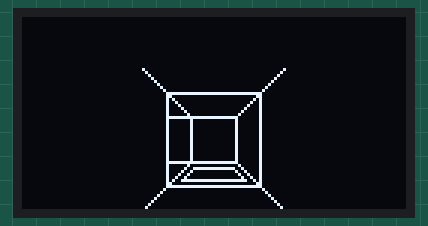
The sketch below on a simulated Arduino Uno, built with avr-gcc and run on an emulated ATmega328P. On the bench: 128×64 one-colour display.

Above: at 2.12 s.
At 2.76 s:
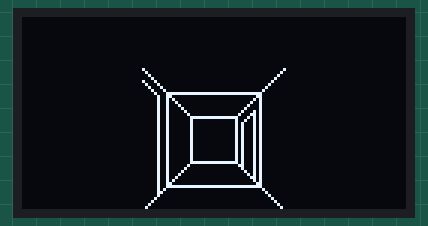
At 3.41 s:
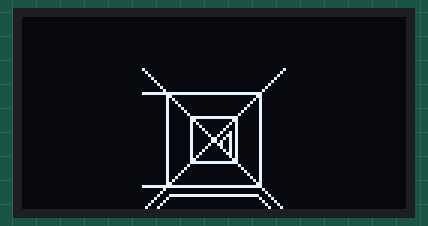

Measured:
- by itself, everything shown: repeats every 1.0 s, in 8 steps

The sketch:

display_quadros.ino
```cpp
#include <SPI.h>
#include <Wire.h>
#include <Adafruit_GFX.h>
#include <Adafruit_SSD1306.h>
#include <Fonts/FreeSerif12pt7b.h>

#define x 100

#define SCREEN_WIDTH 128 // OLED display width, in pixels
#define SCREEN_HEIGHT 64 // OLED display height, in pixels

// Declaration for an SSD1306 display connected to I2C (SDA, SCL pins)
#define OLED_RESET     -1 // Reset pin # (or -1 if sharing Arduino reset pin)
Adafruit_SSD1306 display(SCREEN_WIDTH, SCREEN_HEIGHT, &Wire, OLED_RESET);

// Cole aqui <------
// 'frame0', 48x48px
const unsigned char frameframe0 [] PROGMEM = {
	0x80, 0x00, 0x00, 0x00, 0x00, 0x01, 0x40, 0x00, 0x00, 0x00, 0x00, 0x02, 0x20, 0x00, 0x00, 0x00,
	0x00, 0x04, 0x10, 0x00, 0x00, 0x00, 0x00, 0x08, 0x08, 0x00, 0x00, 0x00, 0x00, 0x10, 0x04, 0x00,
	0x00, 0x00, 0x00, 0x20, 0x02, 0x00, 0x00, 0x00, 0x00, 0x40, 0x01, 0x00, 0x00, 0x00, 0x00, 0x80,
	0x00, 0xff, 0xff, 0xff, 0xff, 0x00, 0x00, 0xc0, 0x00, 0x00, 0x03, 0x00, 0x00, 0xa0, 0x00, 0x00,
	0x05, 0x00, 0x00, 0x90, 0x00, 0x00, 0x09, 0x00, 0x00, 0x88, 0x00, 0x00, 0x11, 0x00, 0x00, 0x84,
	0x00, 0x00, 0x21, 0x00, 0x00, 0x82, 0x00, 0x00, 0x41, 0x00, 0x00, 0x81, 0x00, 0x00, 0x81, 0x00,
	0x00, 0xff, 0xff, 0xff, 0x01, 0x00, 0x00, 0x80, 0x80, 0x01, 0x01, 0x00, 0x00, 0x80, 0x80, 0x01,
	0x01, 0x00, 0x00, 0x80, 0x80, 0x01, 0x01, 0x00, 0x00, 0x80, 0x80, 0x01, 0x01, 0x00, 0x00, 0x80,
	0x80, 0x01, 0x01, 0x00, 0x00, 0x80, 0x80, 0x01, 0x01, 0x00, 0x00, 0x80, 0x80, 0x01, 0x01, 0x00,
	0x00, 0x80, 0x80, 0x01, 0x01, 0x00, 0x00, 0x80, 0x80, 0x01, 0x01, 0x00, 0x00, 0x80, 0x80, 0x01,
	0x01, 0x00, 0x00, 0x80, 0x80, 0x01, 0x01, 0x00, 0x00, 0x80, 0x80, 0x01, 0x01, 0x00, 0x00, 0x80,
	0x80, 0x01, 0x01, 0x00, 0x00, 0x80, 0x80, 0x01, 0x01, 0x00, 0x00, 0xff, 0xff, 0xff, 0x01, 0x00,
	0x00, 0x81, 0x00, 0x00, 0x81, 0x00, 0x00, 0x82, 0x7f, 0xfe, 0x41, 0x00, 0x00, 0x84, 0x80, 0x01,
	0x21, 0x00, 0x00, 0x89, 0x00, 0x00, 0x91, 0x00, 0x00, 0x92, 0x00, 0x00, 0x49, 0x00, 0x00, 0xa7,
	0xff, 0xff, 0xe5, 0x00, 0x00, 0xc0, 0x00, 0x00, 0x03, 0x00, 0x00, 0xff, 0xff, 0xff, 0xff, 0x00,
	0x01, 0x00, 0x00, 0x00, 0x00, 0x80, 0x02, 0x00, 0x00, 0x00, 0x00, 0x40, 0x04, 0x00, 0x00, 0x00,
	0x00, 0x20, 0x08, 0x00, 0x00, 0x00, 0x00, 0x10, 0x10, 0x00, 0x00, 0x00, 0x00, 0x08, 0x20, 0x00,
	0x00, 0x00, 0x00, 0x04, 0x40, 0x00, 0x00, 0x00, 0x00, 0x02, 0x80, 0x00, 0x00, 0x00, 0x00, 0x01
};
// 'frame1', 48x48px
const unsigned char frameframe1 [] PROGMEM = {
	0x80, 0x00, 0x00, 0x00, 0x00, 0x01, 0x40, 0x00, 0x00, 0x00, 0x00, 0x02, 0x20, 0x00, 0x00, 0x00,
	0x00, 0x04, 0x10, 0x00, 0x00, 0x00, 0x00, 0x08, 0x08, 0x00, 0x00, 0x00, 0x00, 0x10, 0x04, 0x00,
	0x00, 0x00, 0x00, 0x20, 0x02, 0x00, 0x00, 0x00, 0x00, 0x40, 0x01, 0x00, 0x00, 0x00, 0x00, 0x80,
	0xff, 0xff, 0xff, 0xff, 0xff, 0x00, 0x00, 0x80, 0x00, 0x00, 0x01, 0x00, 0x00, 0x80, 0x00, 0x00,
	0x01, 0x00, 0x00, 0x80, 0x00, 0x00, 0x01, 0x00, 0x00, 0x80, 0x00, 0x00, 0x01, 0x00, 0x00, 0x80,
	0x00, 0x00, 0x01, 0x00, 0x00, 0x80, 0x00, 0x00, 0x01, 0x00, 0x00, 0x80, 0x00, 0x00, 0x01, 0x00,
	0x00, 0x80, 0x00, 0x00, 0x01, 0x00, 0x00, 0x80, 0x00, 0x00, 0x01, 0x00, 0x00, 0x80, 0x00, 0x00,
	0x01, 0x00, 0x00, 0x80, 0x00, 0x00, 0x01, 0x00, 0x00, 0x80, 0x00, 0x00, 0x01, 0x00, 0x00, 0x80,
	0x00, 0x00, 0x01, 0x00, 0x00, 0x80, 0x00, 0x00, 0x01, 0x00, 0x00, 0x80, 0x00, 0x00, 0x01, 0x00,
	0x00, 0x80, 0x00, 0x00, 0x01, 0x00, 0x00, 0x80, 0x00, 0x00, 0x01, 0x00, 0x00, 0x80, 0x00, 0x00,
	0x01, 0x00, 0x00, 0x80, 0x00, 0x00, 0x01, 0x00, 0x00, 0x80, 0x00, 0x00, 0x01, 0x00, 0x00, 0x80,
	0x00, 0x00, 0x01, 0x00, 0x00, 0x80, 0x00, 0x00, 0x01, 0x00, 0x00, 0x80, 0x00, 0x00, 0x01, 0x00,
	0x00, 0x80, 0x00, 0x00, 0x01, 0x00, 0x00, 0x80, 0x00, 0x00, 0x01, 0x00, 0x00, 0x80, 0x00, 0x00,
	0x01, 0x00, 0x00, 0x80, 0x00, 0x00, 0x01, 0x00, 0x00, 0x80, 0x00, 0x00, 0x01, 0x00, 0x00, 0x80,
	0x00, 0x00, 0x01, 0x00, 0x00, 0x80, 0x00, 0x00, 0x01, 0x00, 0xff, 0xff, 0xff, 0xff, 0xff, 0x00,
	0x01, 0x00, 0x00, 0x00, 0x00, 0x80, 0x02, 0x00, 0x00, 0x00, 0x00, 0x40, 0x04, 0x7f, 0xff, 0xff,
	0xfe, 0x20, 0x08, 0x80, 0x00, 0x00, 0x01, 0x10, 0x11, 0x00, 0x00, 0x00, 0x00, 0x88, 0x22, 0x00,
	0x00, 0x00, 0x00, 0x44, 0x44, 0x00, 0x00, 0x00, 0x00, 0x22, 0x88, 0x00, 0x00, 0x00, 0x00, 0x11
};
// 'frame2', 48x48px
const unsigned char frameframe2 [] PROGMEM = {
	0x80, 0x00, 0x00, 0x00, 0x00, 0x01, 0x40, 0x00, 0x00, 0x00, 0x00, 0x02, 0x20, 0x00, 0x00, 0x00,
	0x00, 0x04, 0x10, 0x00, 0x00, 0x00, 0x00, 0x08, 0x08, 0x00, 0x00, 0x00, 0x00, 0x10, 0x04, 0x00,
	0x00, 0x00, 0x00, 0x20, 0x02, 0x00, 0x00, 0x00, 0x00, 0x40, 0x01, 0x00, 0x00, 0x00, 0x00, 0x80,
	0xff, 0xff, 0xff, 0xff, 0xff, 0x00, 0x00, 0xc0, 0x00, 0x00, 0x03, 0x00, 0x00, 0xa0, 0x00, 0x00,
	0x05, 0x00, 0x00, 0x90, 0x00, 0x00, 0x09, 0x00, 0x00, 0x88, 0x00, 0x00, 0x11, 0x00, 0x00, 0x84,
	0x00, 0x00, 0x21, 0x00, 0x00, 0x82, 0x00, 0x00, 0x41, 0x00, 0x00, 0x81, 0x00, 0x00, 0x81, 0x00,
	0x00, 0x80, 0xff, 0xff, 0x01, 0x00, 0x00, 0x80, 0xc0, 0x03, 0x01, 0x00, 0x00, 0x80, 0xa0, 0x05,
	0x01, 0x00, 0x00, 0x80, 0x90, 0x09, 0x01, 0x00, 0x00, 0x80, 0x88, 0x11, 0x01, 0x00, 0x00, 0x80,
	0x84, 0x25, 0x01, 0x00, 0x00, 0x80, 0x82, 0x4d, 0x01, 0x00, 0x00, 0x80, 0x81, 0x95, 0x01, 0x00,
	0x00, 0x80, 0x81, 0xa5, 0x01, 0x00, 0x00, 0x80, 0x82, 0x65, 0x01, 0x00, 0x00, 0x80, 0x84, 0x25,
	0x01, 0x00, 0x00, 0x80, 0x88, 0x15, 0x01, 0x00, 0x00, 0x80, 0x90, 0x0d, 0x01, 0x00, 0x00, 0x80,
	0xa0, 0x05, 0x01, 0x00, 0x00, 0x80, 0xc0, 0x03, 0x01, 0x00, 0x00, 0x80, 0xff, 0xff, 0x01, 0x00,
	0x00, 0x81, 0x00, 0x00, 0x81, 0x00, 0x00, 0x82, 0x00, 0x00, 0x41, 0x00, 0x00, 0x84, 0x00, 0x00,
	0x21, 0x00, 0x00, 0x88, 0x00, 0x00, 0x11, 0x00, 0x00, 0x90, 0x00, 0x00, 0x09, 0x00, 0x00, 0xa0,
	0x00, 0x00, 0x05, 0x00, 0x00, 0xc0, 0x00, 0x00, 0x03, 0x00, 0xff, 0xff, 0xff, 0xff, 0xff, 0x00,
	0x01, 0x00, 0x00, 0x00, 0x00, 0x80, 0x02, 0x00, 0x00, 0x00, 0x00, 0x40, 0x04, 0x7f, 0xff, 0xff,
	0xfe, 0x20, 0x08, 0x80, 0x00, 0x00, 0x01, 0x10, 0x11, 0x00, 0x00, 0x00, 0x00, 0x88, 0x22, 0x00,
	0x00, 0x00, 0x00, 0x44, 0x44, 0x00, 0x00, 0x00, 0x00, 0x22, 0x88, 0x00, 0x00, 0x00, 0x00, 0x11
};
// 'frame3', 48x48px
const unsigned char frameframe3 [] PROGMEM = {
	0x80, 0x00, 0x00, 0x00, 0x00, 0x01, 0x40, 0x00, 0x00, 0x00, 0x00, 0x02, 0x20, 0x00, 0x00, 0x00,
	0x00, 0x04, 0x10, 0x00, 0x00, 0x00, 0x00, 0x08, 0x08, 0x00, 0x00, 0x00, 0x00, 0x10, 0x04, 0x00,
	0x00, 0x00, 0x00, 0x20, 0x02, 0x00, 0x00, 0x00, 0x00, 0x40, 0x01, 0x00, 0x00, 0x00, 0x00, 0x80,
	0x00, 0xff, 0xff, 0xff, 0xff, 0x00, 0x00, 0xc0, 0x00, 0x00, 0x03, 0x00, 0x00, 0xa0, 0x00, 0x00,
	0x05, 0x00, 0x00, 0x90, 0x00, 0x00, 0x09, 0x00, 0x00, 0x88, 0x00, 0x00, 0x11, 0x00, 0x00, 0x84,
	0x00, 0x00, 0x21, 0x00, 0x00, 0x82, 0x00, 0x00, 0x45, 0x00, 0x00, 0x81, 0x00, 0x00, 0x8d, 0x00,
	0x00, 0x80, 0xff, 0xff, 0x15, 0x00, 0x00, 0x80, 0xc0, 0x03, 0x25, 0x00, 0x00, 0x80, 0xa0, 0x05,
	0x45, 0x00, 0x00, 0x80, 0x90, 0x09, 0x45, 0x00, 0x00, 0x80, 0x88, 0x11, 0x45, 0x00, 0x00, 0x80,
	0xa4, 0x21, 0x45, 0x00, 0x00, 0x80, 0xb2, 0x41, 0x45, 0x00, 0x00, 0x80, 0xa9, 0x81, 0x45, 0x00,
	0x00, 0x80, 0xa5, 0x81, 0x45, 0x00, 0x00, 0x80, 0xa6, 0x41, 0x45, 0x00, 0x00, 0x80, 0xa4, 0x21,
	0x45, 0x00, 0x00, 0x80, 0xa8, 0x11, 0x45, 0x00, 0x00, 0x80, 0xb0, 0x09, 0x45, 0x00, 0x00, 0x80,
	0xa0, 0x05, 0x45, 0x00, 0x00, 0x80, 0xc0, 0x03, 0x45, 0x00, 0x00, 0x80, 0xff, 0xff, 0x45, 0x00,
	0x00, 0x81, 0x00, 0x00, 0xc5, 0x00, 0x00, 0x82, 0x00, 0x00, 0x45, 0x00, 0x00, 0x84, 0x00, 0x00,
	0x25, 0x00, 0x00, 0x88, 0x00, 0x00, 0x15, 0x00, 0x00, 0x90, 0x00, 0x00, 0x0d, 0x00, 0x00, 0xa0,
	0x00, 0x00, 0x05, 0x00, 0x00, 0xc0, 0x00, 0x00, 0x03, 0x00, 0x00, 0xff, 0xff, 0xff, 0xff, 0x00,
	0x01, 0x00, 0x00, 0x00, 0x00, 0x80, 0x02, 0x00, 0x00, 0x00, 0x00, 0x40, 0x04, 0x00, 0x00, 0x00,
	0x00, 0x20, 0x08, 0x00, 0x00, 0x00, 0x00, 0x10, 0x10, 0x00, 0x00, 0x00, 0x00, 0x08, 0x20, 0x00,
	0x00, 0x00, 0x00, 0x04, 0x40, 0x00, 0x00, 0x00, 0x00, 0x02, 0x80, 0x00, 0x00, 0x00, 0x00, 0x01
};
// 'frame4', 48x48px
const unsigned char frameframe4 [] PROGMEM = {
	0x80, 0x00, 0x00, 0x00, 0x00, 0x01, 0x40, 0x00, 0x00, 0x00, 0x00, 0x02, 0x20, 0x00, 0x00, 0x00,
	0x00, 0x04, 0x10, 0x00, 0x00, 0x00, 0x00, 0x08, 0x08, 0x00, 0x00, 0x00, 0x00, 0x11, 0x04, 0x00,
	0x00, 0x00, 0x00, 0x22, 0x02, 0x00, 0x00, 0x00, 0x00, 0x44, 0x01, 0x00, 0x00, 0x00, 0x00, 0x88,
	0x00, 0xff, 0xff, 0xff, 0xff, 0x10, 0x00, 0xc0, 0x00, 0x00, 0x03, 0x20, 0x00, 0xa0, 0x00, 0x00,
	0x05, 0x20, 0x00, 0x90, 0x00, 0x00, 0x09, 0x20, 0x00, 0x88, 0x00, 0x00, 0x11, 0x20, 0x00, 0x84,
	0x00, 0x00, 0x21, 0x20, 0x00, 0xa2, 0x00, 0x00, 0x41, 0x20, 0x00, 0xb1, 0x00, 0x00, 0x81, 0x20,
	0x00, 0xa8, 0xff, 0xff, 0x01, 0x20, 0x00, 0xa4, 0xc0, 0x03, 0x01, 0x20, 0x00, 0xa2, 0xa0, 0x05,
	0x01, 0x20, 0x00, 0xa2, 0x90, 0x09, 0x01, 0x20, 0x00, 0xa2, 0x88, 0x11, 0x01, 0x20, 0x00, 0xa2,
	0x84, 0x25, 0x01, 0x20, 0x00, 0xa2, 0x82, 0x4d, 0x01, 0x20, 0x00, 0xa2, 0x81, 0x95, 0x01, 0x20,
	0x00, 0xa2, 0x81, 0xa5, 0x01, 0x20, 0x00, 0xa2, 0x82, 0x65, 0x01, 0x20, 0x00, 0xa2, 0x84, 0x25,
	0x01, 0x20, 0x00, 0xa2, 0x88, 0x15, 0x01, 0x20, 0x00, 0xa2, 0x90, 0x0d, 0x01, 0x20, 0x00, 0xa2,
	0xa0, 0x05, 0x01, 0x20, 0x00, 0xa2, 0xc0, 0x03, 0x01, 0x20, 0x00, 0xa2, 0xff, 0xff, 0x01, 0x20,
	0x00, 0xa3, 0x00, 0x00, 0x81, 0x20, 0x00, 0xa2, 0x00, 0x00, 0x41, 0x20, 0x00, 0xa4, 0x00, 0x00,
	0x21, 0x20, 0x00, 0xa8, 0x00, 0x00, 0x11, 0x20, 0x00, 0xb0, 0x00, 0x00, 0x09, 0x20, 0x00, 0xa0,
	0x00, 0x00, 0x05, 0x20, 0x00, 0xc0, 0x00, 0x00, 0x03, 0x20, 0x00, 0xff, 0xff, 0xff, 0xff, 0x20,
	0x01, 0x00, 0x00, 0x00, 0x00, 0xa0, 0x02, 0x00, 0x00, 0x00, 0x00, 0x60, 0x04, 0x00, 0x00, 0x00,
	0x00, 0x20, 0x08, 0x00, 0x00, 0x00, 0x00, 0x10, 0x10, 0x00, 0x00, 0x00, 0x00, 0x08, 0x20, 0x00,
	0x00, 0x00, 0x00, 0x04, 0x40, 0x00, 0x00, 0x00, 0x00, 0x02, 0x80, 0x00, 0x00, 0x00, 0x00, 0x01
};
// 'frame5', 48x48px
const unsigned char frameframe5 [] PROGMEM = {
	0x80, 0x00, 0x00, 0x00, 0x00, 0x01, 0x40, 0x00, 0x00, 0x00, 0x00, 0x02, 0x20, 0x00, 0x00, 0x00,
	0x00, 0x04, 0x10, 0x00, 0x00, 0x00, 0x00, 0x08, 0x88, 0x00, 0x00, 0x00, 0x00, 0x10, 0x44, 0x00,
	0x00, 0x00, 0x00, 0x20, 0x22, 0x00, 0x00, 0x00, 0x00, 0x40, 0x11, 0x00, 0x00, 0x00, 0x00, 0x80,
	0x08, 0xff, 0xff, 0xff, 0xff, 0x00, 0x04, 0xc0, 0x00, 0x00, 0x03, 0x00, 0x04, 0xa0, 0x00, 0x00,
	0x05, 0x00, 0x04, 0x90, 0x00, 0x00, 0x09, 0x00, 0x04, 0x88, 0x00, 0x00, 0x11, 0x00, 0x04, 0x84,
	0x00, 0x00, 0x21, 0x00, 0x04, 0x82, 0x00, 0x00, 0x45, 0x00, 0x04, 0x81, 0x00, 0x00, 0x8d, 0x00,
	0x04, 0x80, 0xff, 0xff, 0x15, 0x00, 0x04, 0x80, 0x80, 0x01, 0x25, 0x00, 0x04, 0x80, 0x80, 0x01,
	0x45, 0x00, 0x04, 0x80, 0x80, 0x01, 0x45, 0x00, 0x04, 0x80, 0x80, 0x01, 0x45, 0x00, 0x04, 0x80,
	0x80, 0x01, 0x45, 0x00, 0x04, 0x80, 0x80, 0x01, 0x45, 0x00, 0x04, 0x80, 0x80, 0x01, 0x45, 0x00,
	0x04, 0x80, 0x80, 0x01, 0x45, 0x00, 0x04, 0x80, 0x80, 0x01, 0x45, 0x00, 0x04, 0x80, 0x80, 0x01,
	0x45, 0x00, 0x04, 0x80, 0x80, 0x01, 0x45, 0x00, 0x04, 0x80, 0x80, 0x01, 0x45, 0x00, 0x04, 0x80,
	0x80, 0x01, 0x45, 0x00, 0x04, 0x80, 0x80, 0x01, 0x45, 0x00, 0x04, 0x80, 0xff, 0xff, 0x45, 0x00,
	0x04, 0x81, 0x00, 0x00, 0xc5, 0x00, 0x04, 0x82, 0x00, 0x00, 0x45, 0x00, 0x04, 0x84, 0x00, 0x00,
	0x25, 0x00, 0x04, 0x88, 0x00, 0x00, 0x15, 0x00, 0x04, 0x90, 0x00, 0x00, 0x0d, 0x00, 0x04, 0xa0,
	0x00, 0x00, 0x05, 0x00, 0x04, 0xc0, 0x00, 0x00, 0x03, 0x00, 0x04, 0xff, 0xff, 0xff, 0xff, 0x00,
	0x05, 0x00, 0x00, 0x00, 0x00, 0x80, 0x06, 0x00, 0x00, 0x00, 0x00, 0x40, 0x04, 0x00, 0x00, 0x00,
	0x00, 0x20, 0x08, 0x00, 0x00, 0x00, 0x00, 0x10, 0x10, 0x00, 0x00, 0x00, 0x00, 0x08, 0x20, 0x00,
	0x00, 0x00, 0x00, 0x04, 0x40, 0x00, 0x00, 0x00, 0x00, 0x02, 0x80, 0x00, 0x00, 0x00, 0x00, 0x01
};
// 'frame6', 48x48px
const unsigned char frameframe6 [] PROGMEM = {
	0x80, 0x00, 0x00, 0x00, 0x00, 0x01, 0x40, 0x00, 0x00, 0x00, 0x00, 0x02, 0x20, 0x00, 0x00, 0x00,
	0x00, 0x04, 0x10, 0x00, 0x00, 0x00, 0x00, 0x08, 0x08, 0x00, 0x00, 0x00, 0x00, 0x11, 0x04, 0x00,
	0x00, 0x00, 0x00, 0x22, 0x02, 0x00, 0x00, 0x00, 0x00, 0x44, 0x01, 0x00, 0x00, 0x00, 0x00, 0x88,
	0x00, 0xff, 0xff, 0xff, 0xff, 0x10, 0x00, 0x80, 0x00, 0x00, 0x01, 0x20, 0x00, 0x80, 0x00, 0x00,
	0x01, 0x20, 0x00, 0x80, 0x00, 0x00, 0x01, 0x20, 0x00, 0x80, 0x00, 0x00, 0x01, 0x20, 0x00, 0x80,
	0x00, 0x00, 0x01, 0x20, 0x00, 0x80, 0x00, 0x00, 0x01, 0x20, 0x00, 0x80, 0x00, 0x00, 0x01, 0x20,
	0x00, 0x80, 0x00, 0x00, 0x01, 0x20, 0x00, 0x80, 0x00, 0x00, 0x01, 0x20, 0x00, 0x80, 0x00, 0x00,
	0x01, 0x20, 0x00, 0x80, 0x00, 0x00, 0x01, 0x20, 0x00, 0x80, 0x00, 0x00, 0x01, 0x20, 0x00, 0x80,
	0x00, 0x00, 0x01, 0x20, 0x00, 0x80, 0x00, 0x00, 0x01, 0x20, 0x00, 0x80, 0x00, 0x00, 0x01, 0x20,
	0x00, 0x80, 0x00, 0x00, 0x01, 0x20, 0x00, 0x80, 0x00, 0x00, 0x01, 0x20, 0x00, 0x80, 0x00, 0x00,
	0x01, 0x20, 0x00, 0x80, 0x00, 0x00, 0x01, 0x20, 0x00, 0x80, 0x00, 0x00, 0x01, 0x20, 0x00, 0x80,
	0x00, 0x00, 0x01, 0x20, 0x00, 0x80, 0x00, 0x00, 0x01, 0x20, 0x00, 0x80, 0x00, 0x00, 0x01, 0x20,
	0x00, 0x80, 0x00, 0x00, 0x01, 0x20, 0x00, 0x80, 0x00, 0x00, 0x01, 0x20, 0x00, 0x80, 0x00, 0x00,
	0x01, 0x20, 0x00, 0x80, 0x00, 0x00, 0x01, 0x20, 0x00, 0x80, 0x00, 0x00, 0x01, 0x20, 0x00, 0x80,
	0x00, 0x00, 0x01, 0x20, 0x00, 0x80, 0x00, 0x00, 0x01, 0x20, 0x00, 0xff, 0xff, 0xff, 0xff, 0x20,
	0x01, 0x00, 0x00, 0x00, 0x00, 0xa0, 0x02, 0x00, 0x00, 0x00, 0x00, 0x60, 0x04, 0x00, 0x00, 0x00,
	0x00, 0x20, 0x08, 0x00, 0x00, 0x00, 0x00, 0x10, 0x10, 0x00, 0x00, 0x00, 0x00, 0x08, 0x20, 0x00,
	0x00, 0x00, 0x00, 0x04, 0x40, 0x00, 0x00, 0x00, 0x00, 0x02, 0x80, 0x00, 0x00, 0x00, 0x00, 0x01
};
// 'frame7', 48x48px
const unsigned char frameframe7 [] PROGMEM = {
	0x80, 0x00, 0x00, 0x00, 0x00, 0x01, 0x40, 0x00, 0x00, 0x00, 0x00, 0x02, 0x20, 0x00, 0x00, 0x00,
	0x00, 0x04, 0x10, 0x00, 0x00, 0x00, 0x00, 0x08, 0x08, 0x00, 0x00, 0x00, 0x00, 0x10, 0x04, 0x00,
	0x00, 0x00, 0x00, 0x20, 0x02, 0x00, 0x00, 0x00, 0x00, 0x40, 0x01, 0x00, 0x00, 0x00, 0x00, 0x80,
	0x00, 0xff, 0xff, 0xff, 0xff, 0x00, 0x00, 0x80, 0x00, 0x00, 0x01, 0x00, 0x00, 0x80, 0x00, 0x00,
	0x01, 0x00, 0x00, 0x80, 0x00, 0x00, 0x01, 0x00, 0x00, 0x8f, 0xff, 0xff, 0xf1, 0x00, 0x00, 0x88,
	0x00, 0x00, 0x11, 0x00, 0x00, 0x88, 0x00, 0x00, 0x11, 0x00, 0x00, 0x88, 0x00, 0x00, 0x11, 0x00,
	0x00, 0x88, 0x00, 0x00, 0x11, 0x00, 0x00, 0x88, 0x00, 0x00, 0x11, 0x00, 0x00, 0x88, 0x00, 0x00,
	0x11, 0x00, 0x00, 0x88, 0x00, 0x00, 0x11, 0x00, 0x00, 0x88, 0x00, 0x00, 0x11, 0x00, 0x00, 0x88,
	0x00, 0x00, 0x11, 0x00, 0x00, 0x88, 0x00, 0x00, 0x11, 0x00, 0x00, 0x88, 0x00, 0x00, 0x11, 0x00,
	0x00, 0x88, 0x00, 0x00, 0x11, 0x00, 0x00, 0x88, 0x00, 0x00, 0x11, 0x00, 0x00, 0x88, 0x00, 0x00,
	0x11, 0x00, 0x00, 0x88, 0x00, 0x00, 0x11, 0x00, 0x00, 0x88, 0x00, 0x00, 0x11, 0x00, 0x00, 0x88,
	0x00, 0x00, 0x11, 0x00, 0x00, 0x88, 0x00, 0x00, 0x11, 0x00, 0x00, 0x88, 0x00, 0x00, 0x11, 0x00,
	0x00, 0x88, 0x00, 0x00, 0x11, 0x00, 0x00, 0x88, 0x00, 0x00, 0x11, 0x00, 0x00, 0x88, 0x00, 0x00,
	0x11, 0x00, 0x00, 0x88, 0x00, 0x00, 0x11, 0x00, 0x00, 0x88, 0x00, 0x00, 0x11, 0x00, 0x00, 0x88,
	0x00, 0x00, 0x11, 0x00, 0x00, 0x88, 0x00, 0x00, 0x11, 0x00, 0x00, 0xff, 0xff, 0xff, 0xff, 0x00,
	0x01, 0x00, 0x00, 0x00, 0x00, 0x80, 0x02, 0x00, 0x00, 0x00, 0x00, 0x40, 0x04, 0x00, 0x00, 0x00,
	0x00, 0x20, 0x08, 0x00, 0x00, 0x00, 0x00, 0x10, 0x10, 0x00, 0x00, 0x00, 0x00, 0x08, 0x20, 0x00,
	0x00, 0x00, 0x00, 0x04, 0x40, 0x00, 0x00, 0x00, 0x00, 0x02, 0x80, 0x00, 0x00, 0x00, 0x00, 0x01
};

// Array of all bitmaps for convenience. (Total bytes used to store images in PROGMEM = 2432)
const int frameallArray_LEN = 8;
const unsigned char* frameallArray[8] = {
	frameframe0,
	frameframe1,
	frameframe2,
	frameframe3,
	frameframe4,
	frameframe5,
	frameframe6,
	frameframe7
};


void setup() {
  Serial.begin(115200);

  if(!display.begin(SSD1306_SWITCHCAPVCC, 0x3C)) {
    Serial.println(F("SSD1306 allocation failed"));
    for(;;);
  }
  delay(2000); // Pausa por 2 segundos

  // Limpa o display
  display.clearDisplay();

}

void loop() {

    display.drawBitmap(40, 17, frameframe0, 48, 48, 1); // Coordenada X, coordenada Y, nome da imagem,
                             // tamanho na coordenada x, tamanho na coordenada y, nome do arquivo bitmap (sempre 1)
  display.display();
  delay(x);
  display.clearDisplay();
  // Desenha um bitmap na tela
  display.drawBitmap(40, 17, frameframe1, 48, 48, 1); // Coordenada X, coordenada Y, nome da imagem,
                            // tamanho na coordenada x, tamanho na coordenada y, nome do arquivo bitmap (sempre 1)
  display.display();
  delay(x);
  display.clearDisplay();

  display.drawBitmap(40, 17, frameframe2, 48, 48, 1); // Coordenada X, coordenada Y, nome da imagem,
                            // tamanho na coordenada x, tamanho na coordenada y, nome do arquivo bitmap (sempre 1)
  display.display();
  delay(x);
  display.clearDisplay();

  display.drawBitmap(40, 17, frameframe3, 48, 48, 1); // Coordenada X, coordenada Y, nome da imagem,
                            // tamanho na coordenada x, tamanho na coordenada y, nome do arquivo bitmap (sempre 1)
  display.display();
  delay(x);
  display.clearDisplay();

  display.drawBitmap(40, 17, frameframe4, 48, 48, 1); // Coordenada X, coordenada Y, nome da imagem,
                            // tamanho na coordenada x, tamanho na coordenada y, nome do arquivo bitmap (sempre 1)
  display.display();
  delay(x);
  display.clearDisplay();

  display.drawBitmap(40, 17, frameframe5, 48, 48, 1); // Coordenada X, coordenada Y, nome da imagem,
                            // tamanho na coordenada x, tamanho na coordenada y, nome do arquivo bitmap (sempre 1)
  display.display();
  delay(x);
  display.clearDisplay();

  display.drawBitmap(40, 17, frameframe6, 48, 48, 1); // Coordenada X, coordenada Y, nome da imagem,
                            // tamanho na coordenada x, tamanho na coordenada y, nome do arquivo bitmap (sempre 1)
  display.display();
  delay(x);
  display.clearDisplay();

  display.drawBitmap(40, 17, frameframe7, 48, 48, 1); // Coordenada X, coordenada Y, nome da imagem,
                            // tamanho na coordenada x, tamanho na coordenada y, nome do arquivo bitmap (sempre 1)
  display.display();
  delay(x);
  display.clearDisplay();


}
```
